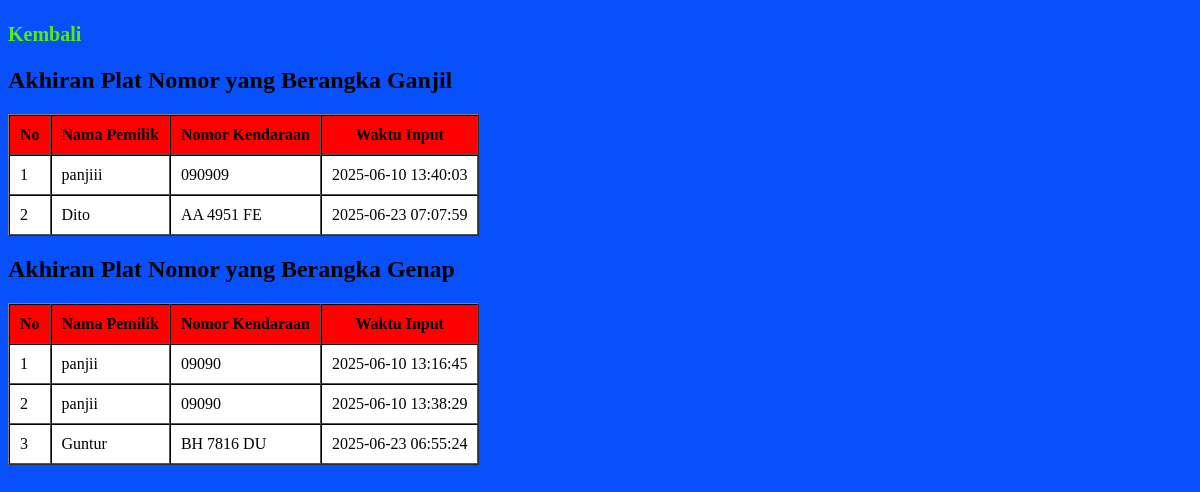
Page /pemprograman_web/tabel.php on the committed database.
### tables this page shows
CREATE TABLE `plat_ganjil` (
  `id` int(11) NOT NULL,
  `nama_pemilik` varchar(50) DEFAULT NULL,
  `no_kendaraan` varchar(20) DEFAULT NULL,
  `waktu` timestamp NOT NULL DEFAULT current_timestamp()
);

CREATE TABLE `plat_genap` (
  `id` int(11) NOT NULL,
  `nama_pemilik` varchar(50) DEFAULT NULL,
  `no_kendaraan` varchar(20) DEFAULT NULL,
  `waktu` timestamp NOT NULL DEFAULT current_timestamp()
);

### pemprograman_web/tabel.php (the view, shortened to what this page needs)
<?php include("database.php"); ?>
<!DOCTYPE html>
<html>
<head>
</head>
<body>
    <div class="box">
        <h2><a href="index.php">Kembali</a></h2>
    </div>
    <div class="tabel">
        <div>
            <header>
                <h2>Akhiran Plat Nomor yang Berangka Ganjil</h2>
            </header>
            <table border="1" cellpadding='10' cellspacing='0'>
                <thead>
                    <tr>
                        <th>No</th>
                        <th>Nama Pemilik</th>
                        <th>Nomor Kendaraan</th>
                        <th>Waktu Input</th>
                    </tr>
                </thead>
                <tbody>
                    <?php
                    $sql_ganjil = "SELECT * FROM plat_ganjil";
                    $query_ganjil = mysqli_query($db, $sql_ganjil);
                    while($plat_ganjil = mysqli_fetch_array($query_ganjil)){
                        echo "<tr>";
                        echo "<td>".$plat_ganjil['id']."</td>";
                        echo "<td>".$plat_ganjil['nama_pemilik']."</td>";
                        echo "<td>".$plat_ganjil['no_kendaraan']."</td>";
                        echo "<td>".$plat_ganjil['waktu']."</td>";
                        echo "</tr>";
                    }
                    ?>
                </tbody>
            </table>
        </div>
        <div>
            <header>
                <h2>Akhiran Plat Nomor yang Berangka Genap</h2>
            </header>
            <table border="1" cellpadding='10' cellspacing='0'>
                <thead>
                    <tr>
                        <th>No</th>
                        <th>Nama Pemilik</th>
                        <th>Nomor Kendaraan</th>
                        <th>Waktu Input</th>
                    </tr>
                </thead>
                <tbody>
                    <?php
                    $sql_genap = "SELECT * FROM plat_genap";
                    $query_genap = mysqli_query($db, $sql_genap);
                    while($plat_genap = mysqli_fetch_array($query_genap)){
                        echo "<tr>";
                        echo "<td>".$plat_genap['id']."</td>";
                        echo "<td>".$plat_genap['nama_pemilik']."</td>";
                        echo "<td>".$plat_genap['no_kendaraan']."</td>";
                        echo "<td>".$plat_genap['waktu']."</td>";
                        echo "</tr>";
                    }
                    ?>
                </tbody>
            </table>
        </div>
    </div>
</body>
</html>

### pemprograman_web/tabel.php (style rules this page uses)
body { background:rgb(7, 80, 250); height: 50vh; }
.box a { font-size: 20px; color: rgb(85, 237, 9); text-decoration: none; }
tr { border: 2px solid black; background: #fff; }
th { background: red; }

### rows in the picture
plat_ganjil: id "1", nama_pemilik "panjiii", no_kendaraan "090909", waktu "2025-06-10 13:40:03"
plat_ganjil: id "2", nama_pemilik "Dito", no_kendaraan "AA 4951 FE", waktu "2025-06-23 07:07:59"
plat_genap: id "1", nama_pemilik "panjii", no_kendaraan "09090", waktu "2025-06-10 13:16:45"
plat_genap: id "2", nama_pemilik "panjii", no_kendaraan "09090", waktu "2025-06-10 13:38:29"
plat_genap: id "3", nama_pemilik "Guntur", no_kendaraan "BH 7816 DU", waktu "2025-06-23 06:55:24"
